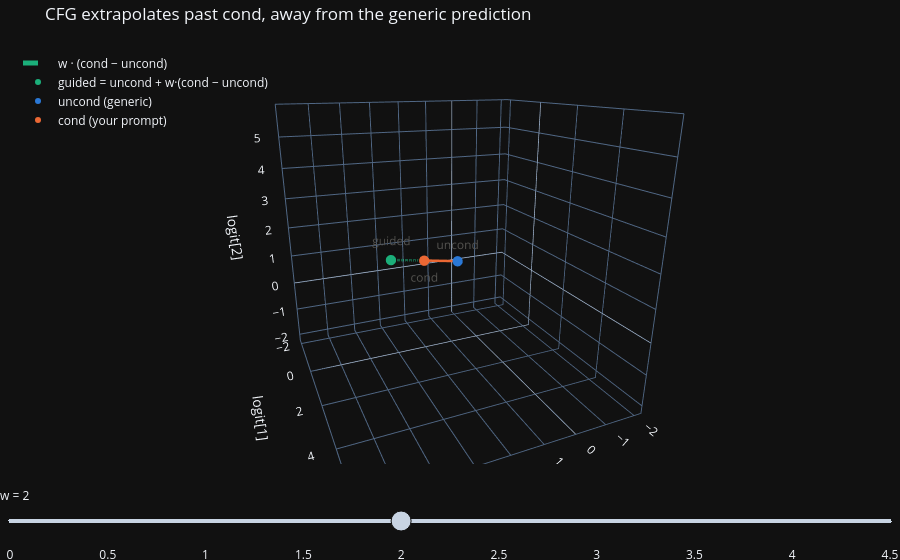

The notebook cell saved with this chart:
### Code cell
#@title Hint 1b (for TODO 12 — visual demo) { display-mode: "form" }

# Visualize the guidance step in 3-D logit space (one axis per vocab entry).
# Drag the plot to rotate; move the slider to change the guidance weight w.
import plotly.graph_objects as go

u = demo_uncond[0].numpy()
c = demo_cond[0].numpy()
d = c - u  # guidance direction (cond - uncond)

ws = [round(0.5 * i, 1) for i in range(10)]  # w = 0 ..5
w0 = demo_w  # slider starts at the value used above
g0 = u + w0 * d

BLUE, ORANGE, GREEN, INK = "#2a78d6", "#eb6834", "#1baf7a", "#52514e"


def seg(a, b):
    return dict(x=[a[0], b[0]], y=[a[1], b[1]], z=[a[2], b[2]])


fig = go.Figure([
    # 0: guided displacement u -> g, dashed (updates with w)
    go.Scatter3d(**seg(u, g0), mode="lines",
                 line=dict(color=GREEN, width=5, dash="dash"),
                 name="w \u00b7 (cond \u2212 uncond)"),
    # 1: guided point (updates with w)
    go.Scatter3d(x=[g0[0]], y=[g0[1]], z=[g0[2]], mode="markers+text",
                 marker=dict(color=GREEN, size=6), text=["guided"],
                 textposition="top center", textfont=dict(color=INK),
                 name="guided = uncond + w\u00b7(cond \u2212 uncond)"),
    # 2: one plain step of guidance, u -> c
    go.Scatter3d(**seg(u, c), mode="lines",
                 line=dict(color=ORANGE, width=5), showlegend=False),
    # 3: uncond point
    go.Scatter3d(x=[u[0]], y=[u[1]], z=[u[2]], mode="markers+text",
                 marker=dict(color=BLUE, size=6), text=["uncond"],
                 textposition="top center", textfont=dict(color=INK),
                 name="uncond (generic)"),
    # 4: cond point
    go.Scatter3d(x=[c[0]], y=[c[1]], z=[c[2]], mode="markers+text",
                 marker=dict(color=ORANGE, size=6), text=["cond"],
                 textposition="bottom center", textfont=dict(color=INK),
                 name="cond (your prompt)"),
])

steps = []
for w in ws:
    g = u + w * d
    steps.append(dict(
        method="restyle", label=f"{w:g}",
        args=[{"x": [[u[0], g[0]], [g[0]]],
               "y": [[u[1], g[1]], [g[1]]],
               "z": [[u[2], g[2]], [g[2]]]}, [0, 1]],
    ))

# fixed cubic limits over the whole slider range so the view doesn't jump with w
ext = np.stack([u, c] + [u + w * d for w in ws])
lo, hi = ext.min() - 0.5, ext.max() + 0.5
fig.update_layout(
    scene=dict(xaxis=dict(title="logit[0]", range=[lo, hi]),
               yaxis=dict(title="logit[1]", range=[lo, hi]),
               zaxis=dict(title="logit[2]", range=[lo, hi]),
               aspectmode="cube",
               camera=dict(eye=dict(x=0.7, y=1.6, z=0.6))),
    sliders=[dict(active=ws.index(w0), currentvalue=dict(prefix="w = "), steps=steps)],
    title="CFG extrapolates past cond, away from the generic prediction",
    legend=dict(x=0.02, y=0.98),
    margin=dict(l=0, r=0, t=40, b=0), height=560,
)
fig.show()

### Figure 1 — Plotly figure (JSON) as saved in the notebook; plotly's stock layout.template omitted (floating-point values rounded to 4 significant figures)
{"data": [{"line": {"color": "#1baf7a", "dash": "dash", "width": 5}, "mode": "lines", "name": "w · (cond − uncond)", "x": [1.0, 3.0], "y": [0.5, -0.5], "z": [1.0, 1.0], "type": "scatter3d"}, {"marker": {"color": "#1baf7a", "size": 6}, "mode": "markers+text", "name": "guided = uncond + w·(cond − uncond)", "text": ["guided"], "textfont": {"color": "#52514e"}, "textposition": "top center", "x": [3.0], "y": [-0.5], "z": [1.0], "type": "scatter3d"}, {"line": {"color": "#eb6834", "width": 5}, "mode": "lines", "showlegend": false, "x": [1.0, 2.0], "y": [0.5, 0.0], "z": [1.0, 1.0], "type": "scatter3d"}, {"marker": {"color": "#2a78d6", "size": 6}, "mode": "markers+text", "name": "uncond (generic)", "text": ["uncond"], "textfont": {"color": "#52514e"}, "textposition": "top center", "x": [1.0], "y": [0.5], "z": [1.0], "type": "scatter3d"}, {"marker": {"color": "#eb6834", "size": 6}, "mode": "markers+text", "name": "cond (your prompt)", "text": ["cond"], "textfont": {"color": "#52514e"}, "textposition": "bottom center", "x": [2.0], "y": [0.0], "z": [1.0], "type": "scatter3d"}], "layout": {"scene": {"xaxis": {"title": {"text": "logit[0]"}, "range": [-2.25, 6.0]}, "yaxis": {"title": {"text": "logit[1]"}, "range": [-2.25, 6.0]}, "zaxis": {"title": {"text": "logit[2]"}, "range": [-2.25, 6.0]}, "camera": {"eye": {"x": 0.7, "y": 1.6, "z": 0.6}}, "aspectmode": "cube"}, "legend": {"x": 0.02, "y": 0.98}, "margin": {"l": 0, "r": 0, "t": 40, "b": 0}, "sliders": [{"active": 4, "currentvalue": {"prefix": "w = "}, "steps": [{"args": [{"x": [[1.0, 1.0], [1.0]], "y": [[0.5, 0.5], [0.5]], "z": [[1.0, 1.0], [1.0]]}, [0, 1]], "label": "0", "method": "restyle"}, {"args": [{"x": [[1.0, 1.5], [1.5]], "y": [[0.5, 0.25], [0.25]], "z": [[1.0, 1.0], [1.0]]}, [0, 1]], "label": "0.5", "method": "restyle"}, {"args": [{"x": [[1.0, 2.0], [2.0]], "y": [[0.5, 0.0], [0.0]], "z": [[1.0, 1.0], [1.0]]}, [0, 1]], "label": "1", "method": "restyle"}, {"args": [{"x": [[1.0, 2.5], [2.5]], "y": [[0.5, -0.25], [-0.25]], "z": [[1.0, 1.0], [1.0]]}, [0, 1]], "label": "1.5", "method": "restyle"}, {"args": [{"x": [[1.0, 3.0], [3.0]], "y": [[0.5, -0.5], [-0.5]], "z": [[1.0, 1.0], [1.0]]}, [0, 1]], "label": "2", "method": "restyle"}, {"args": [{"x": [[1.0, 3.5], [3.5]], "y": [[0.5, -0.75], [-0.75]], "z": [[1.0, 1.0], [1.0]]}, [0, 1]], "label": "2.5", "method": "restyle"}, {"args": [{"x": [[1.0, 4.0], [4.0]], "y": [[0.5, -1.0], [-1.0]], "z": [[1.0, 1.0], [1.0]]}, [0, 1]], "label": "3", "method": "restyle"}, {"args": [{"x": [[1.0, 4.5], [4.5]], "y": [[0.5, -1.25], [-1.25]], "z": [[1.0, 1.0], [1.0]]}, [0, 1]], "label": "3.5", "method": "restyle"}, {"args": [{"x": [[1.0, 5.0], [5.0]], "y": [[0.5, -1.5], [-1.5]], "z": [[1.0, 1.0], [1.0]]}, [0, 1]], "label": "4", "method": "restyle"}, {"args": [{"x": [[1.0, 5.5], [5.5]], "y": [[0.5, -1.75], [-1.75]], "z": [[1.0, 1.0], [1.0]]}, [0, 1]], "label": "4.5", "method": "restyle"}]}], "title": {"text": "CFG extrapolates past cond, away from the generic prediction"}, "height": 560}}
